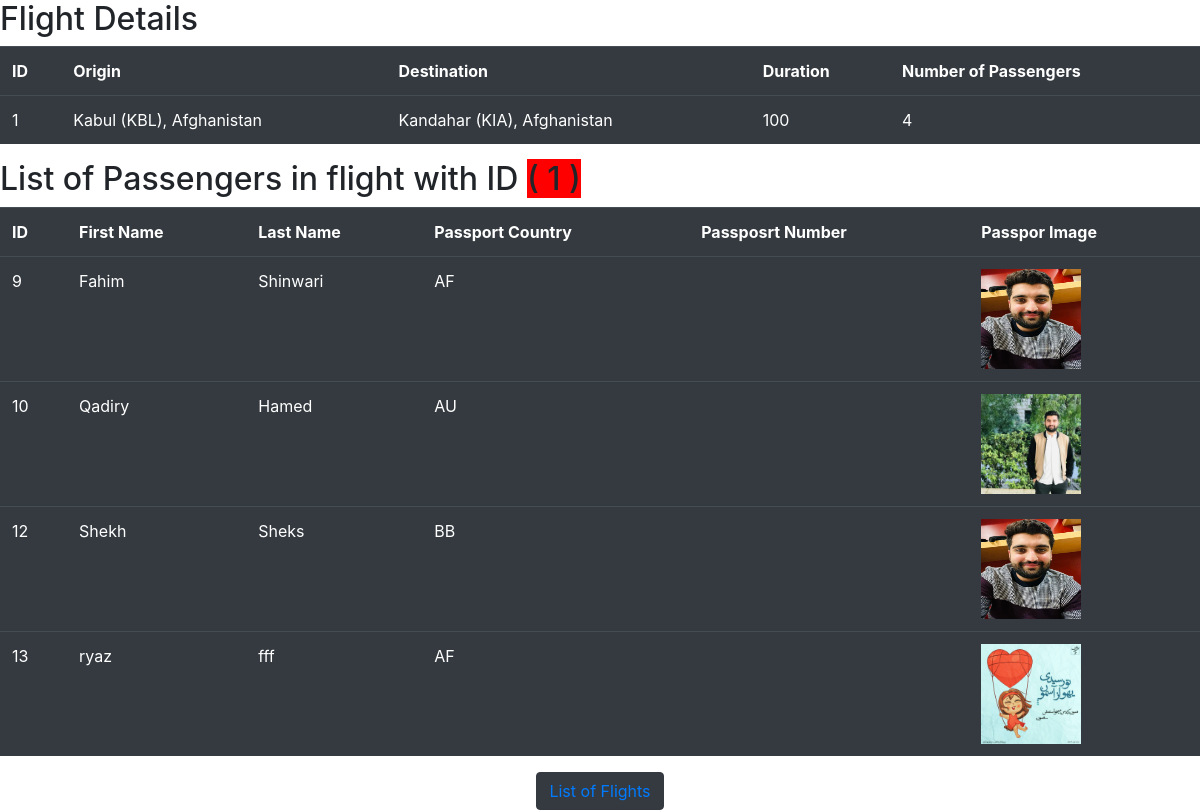
The page /1/ (signed in) on the database as committed earlier.
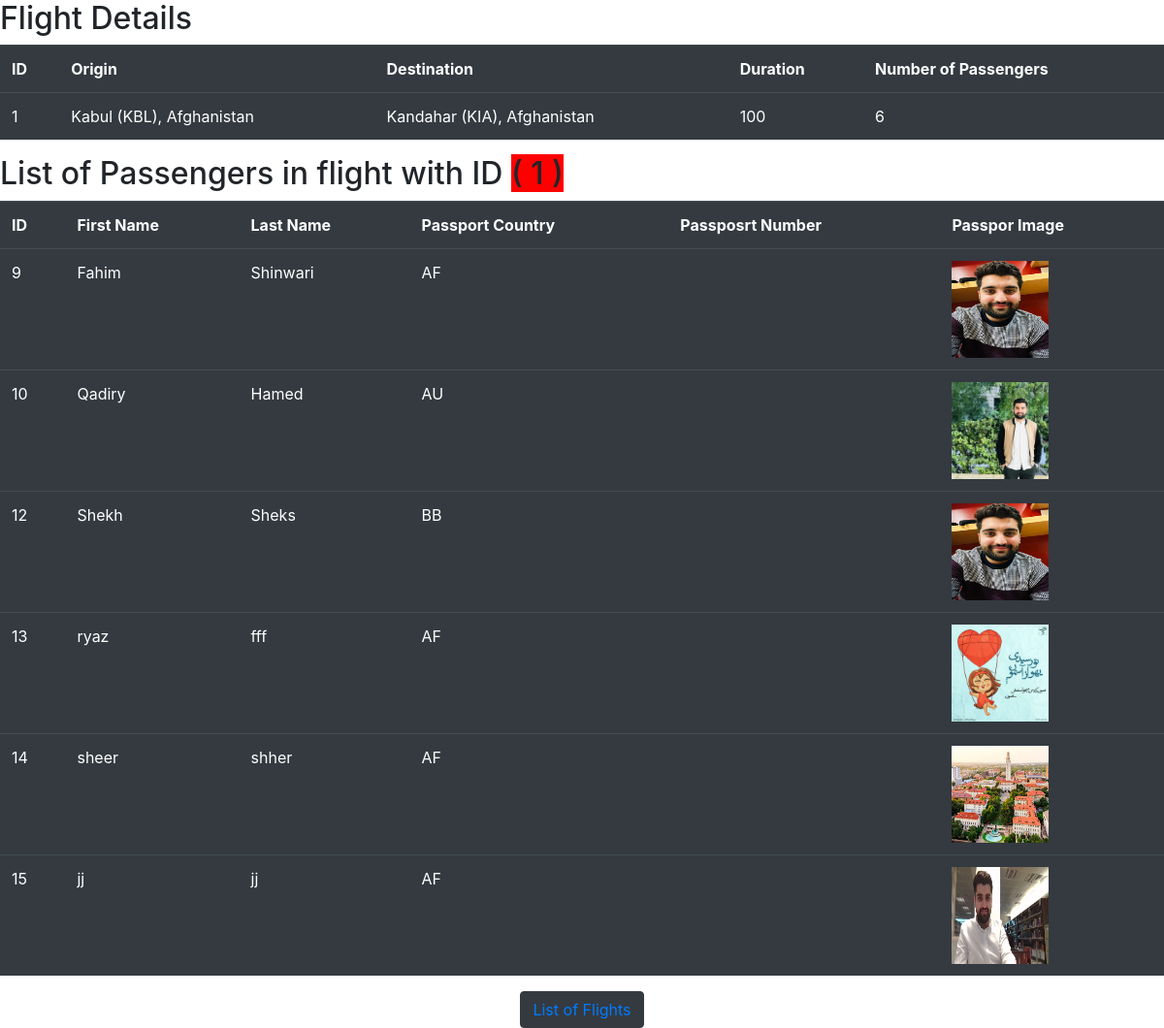
The same page on the database as committed later.
### FlightsSystem/models.py (models this page shows, shortened)
class PassengersModel(models.Model):
    first = models.CharField(max_length=10)
    last = models.CharField(max_length=20)
    passportCountry = models.CharField(max_length=30)
    passport_photo = models.ImageField(
        upload_to='images/', null=True, blank=True)
    flights = models.ManyToManyField(
        FlightModel, blank=True, related_name="passengers")

### FlightsSystem/views.py (the view)
# urls.py: path("<int:flight_id>/", views.aFlightDetails, name="aFlightDetails"),
@login_required(login_url='FlightsSystem:Login')
def aFlightDetails(httprequest, flight_id):
    Flight = FlightModel.objects.get(pk=flight_id)
    if Flight:
        passengers = Flight.passengers.all()
        countpassenger = passengers.count()
        return render(httprequest, 'FlightsSystem/aFlightDetails.html', {
            "flight": Flight,
            "passengersInThisFlight": passengers,
            "countPassenger": countpassenger,
        })
    else:
        return HttpResponseNotFound('Flight not found')

### FlightsSystem/models.py (called while the page is built)
    def __str__(self):
        return f" {self.city} ({self.code}), {self.country}"

### FlightsSystem/templates/FlightsSystem/aFlightDetails.html (shortened to what this page needs)
{% extends 'FlightsSystem/layout.html' %} {% block body %}
<h2>Flight Details</h2>
<table class="table table-dark table-hover">
  <th>ID</th>
  <th>Origin</th>
  <th>Destination</th>
  <th>Duration</th>
  <th>Number of Passengers</th>
  <tr>
    <td>{{flight.id}}</td>
    <td>{{flight.origin}}</td>
    <td>{{flight.distination}}</td>
    <td>{{flight.duration}}</td>
    <td>{{countPassenger}}</td>
  </tr>
</table>
<h2>
  List of Passengers in flight with ID
  <span style="background-color: red">( {{flight.id}} )</span>
</h2>
<table class="table table-dark table-hover">
  <th>ID</th>
  <th>First Name</th>
  <th>Last Name</th>
  <th>Passport Country</th>
  <th>Passposrt Number</th>
  <th>Passpor Image</th>
  {% for apassenger in passengersInThisFlight %}
  <tr>
    <td>{{apassenger.id}}</td>
    <td>{{apassenger.first}}</td>
    <td>{{apassenger.last}}</td>
    <td>{{apassenger.passportCountry}}</td>
    <td>{{apassenger.passportNumber}}</td>
    <td>
      <a href="#" class="image-link">
        <img src="{{ apassenger.passport_photo.url }}" alt="Passport Photo" width="100px" height="100px"/>
      </a>
    </td>
  </tr>
  {% endfor %}
</table>
<div style="text-align: center">
  <button class="btn btn-dark">
    <a href="{% url 'FlightsSystem:AllFLights' %}">List of Flights</a>
  </button>
</div>
{% endblock %}

Rows that differ between the two databases and show on the page:
added PassengersModel: id "14", first "sheer", last "shher", passportCountry "AF", passport_photo (picture)
added PassengersModel: id "15", first "jj", last "jj", passportCountry "AF", passport_photo (picture)
Other text that changed with them:
{{ countPassenger }}: "4" → "6"
